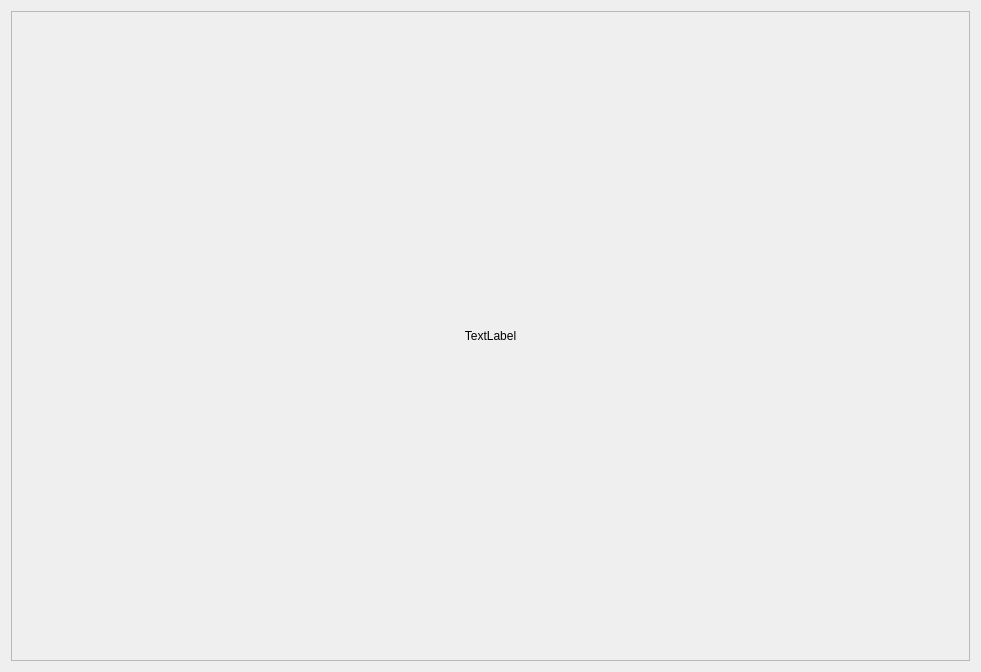
<?xml version="1.0" encoding="UTF-8"?>
<ui version="4.0">
 <class>Radial_Blurclass</class>
 <widget class="QWidget" name="Radial_Blurclass">
  <property name="geometry">
   <rect>
    <x>0</x>
    <y>0</y>
    <width>981</width>
    <height>672</height>
   </rect>
  </property>
  <property name="windowTitle">
   <string>Radial_Blurclass</string>
  </property>
  <layout class="QGridLayout" name="gridLayout">
   <item row="0" column="0">
    <widget class="QScrollArea" name="scrollArea">
     <property name="widgetResizable">
      <bool>true</bool>
     </property>
     <widget class="QWidget" name="scrollAreaWidgetContents">
      <property name="geometry">
       <rect>
        <x>0</x>
        <y>0</y>
        <width>957</width>
        <height>648</height>
       </rect>
      </property>
      <layout class="QGridLayout" name="gridLayout_2">
       <item row="0" column="0">
        <widget class="QLabel" name="label">
         <property name="text">
          <string>TextLabel</string>
         </property>
         <property name="alignment">
          <set>Qt::AlignCenter</set>
         </property>
        </widget>
       </item>
      </layout>
     </widget>
    </widget>
   </item>
  </layout>
 </widget>
 <layoutdefault spacing="6" margin="11"/>
 <resources/>
 <connections/>
</ui>
